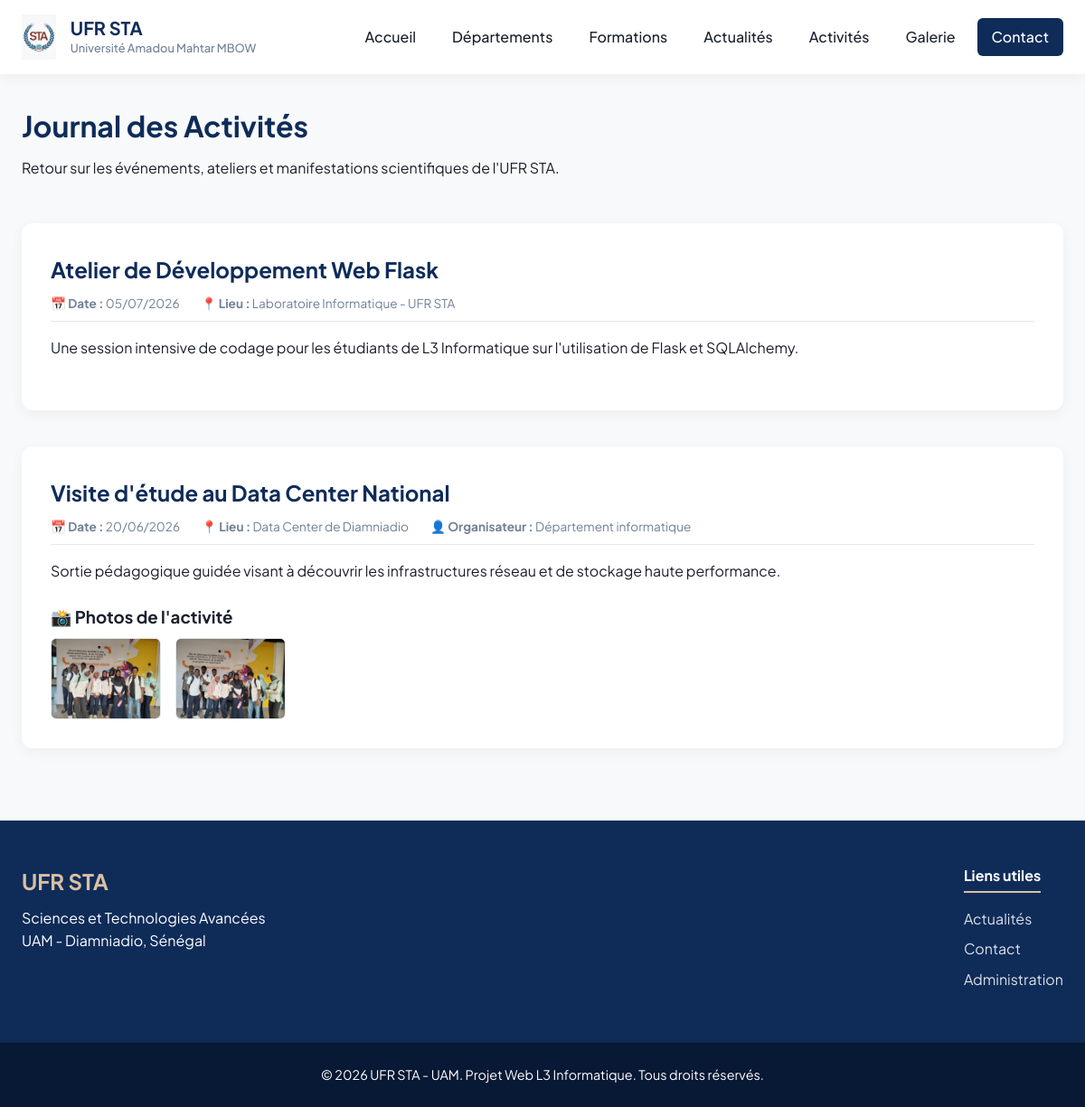
Screenshot of /activites with the database file from the repository.
### models.py (models this page shows)
class Activite(db.Model):
    id = db.Column(db.Integer, primary_key=True)
    titre = db.Column(db.String(200), nullable=False)
    date = db.Column(db.Date, nullable=False)
    lieu = db.Column(db.String(150))
    organisateur = db.Column(db.String(150))
    description = db.Column(db.Text)
    photos = db.relationship('PhotoActivite', backref='activite', lazy=True)

class PhotoActivite(db.Model):
    id = db.Column(db.Integer, primary_key=True)
    nom_fichier= db.Column(db.String(255), nullable=False)
    activite_id = db.Column(db.Integer, db.ForeignKey('activite.id'), nullable=True)
    album_id = db.Column(db.Integer, db.ForeignKey('album.id'), nullable=True)

### app.py (the view)
@app.route('/activites')
def activites():
    activites = Activite.query.order_by(Activite.date.desc()).all()
    return render_template('activités.html', activites=activites)

### templates/activités.html (shortened to what this page needs)
{% extends 'base.html' %}
{% block content %}
<section class="page-header">
    <h1>Journal des Activités</h1>
    <p>Retour sur les événements, ateliers et manifestations scientifiques de l'UFR STA.</p>
</section>
<div class="activities-container">
    {% for activite in activites %}
    <article class="activity-block">
        <div class="activity-header">
            <h2>{{ activite.titre }}</h2>
            <div class="activity-meta">
                <span>📅 <strong>Date :</strong> {{ activite.date.strftime('%d/%m/%Y') }}</span>
                <span>📍 <strong>Lieu :</strong> {{ activite.lieu }}</span>
                {% if activite.organisateur %}
                <span>👤 <strong>Organisateur :</strong> {{ activite.organisateur }}</span>
                {% endif %}
            </div>
        </div>
        <p class="activity-desc">{{ activite.description }}</p>
        {% if activite.photos %}
        <div class="activity-gallery">
            <h3>📸 Photos de l'activité</h3>
            <div class="gallery-mini-grid">
                {% for photo in activite.photos %}
                <img src="{{ url_for('static', filename='uploads/' + photo.nom_fichier) }}" alt="Photo de {{ activite.titre }}" class="gallery-thumb">
                {% endfor %}
            </div>
        </div>
        {% endif %}
    </article>
    {% else %}
    <p>Aucune activité répertoriée pour le moment.</p>
    {% endfor %}
</div>
{% endblock %}

### static/css/style.css (style rules this page uses)
:root { --primary-color: #0f2c59; --secondary-color: #dac0a3; --text-dark: #1a202c; --light-bg: #f8f9fa; --white: #ffffff; --border-color: #e2e8f0; --shadow: 0 4px 15px rgba(0, 0, 0, 0.05); --transition: all 0.3s cubic-bezier(0.4, 0, 0.2, 1); }
* { box-sizing: border-box; margin: 0; padding: 0; }
body { font-family: 'Plus Jakarta Sans', sans-serif; color: var(--text-dark); background-color: var(--light-bg); line-height: 1.6; }
img { max-width: 100%; height: auto; display: block; }
.page-header { margin-bottom: 3rem; }
.page-header h1 { color: var(--primary-color); font-size: 2rem; margin-bottom: 0.5rem; }
.activities-container { display: flex; flex-direction: column; gap: 2.5rem; }
.activity-block { background-color: var(--white); padding: 2rem; border-radius: 12px; box-shadow: var(--shadow); }
.activity-header h2 { color: var(--primary-color); margin-bottom: 0.5rem; }
.activity-meta { display: flex; flex-wrap: wrap; gap: 1.5rem; font-size: 0.85rem; color: #718096; margin-bottom: 1rem; padding-bottom: 0.5rem; border-bottom: 1px solid var(--border-color); }
.activity-desc { color: var(--text-dark); margin-bottom: 1.5rem; }
.gallery-mini-grid { display: grid; grid-template-columns: repeat(auto-fill, minmax(120px, 1fr)); gap: 1rem; margin-top: 0.5rem; }
.gallery-thumb { width: 100%; height: 90px; object-fit: cover; border-radius: 6px; border: 1px solid var(--border-color); }

### rows the page displays
Activite: titre "Atelier de Développement Web Flask", date "05/07/2026", lieu "Laboratoire Informatique - UFR STA", description "Une session intensive de codage pour les étudiants de L3 Informatique sur l'utilisation de Flask et SQLAlchemy."
Activite: titre "Visite d'étude au Data Center National", date "20/06/2026", lieu "Data Center de Diamniadio", organisateur "Département informatique", description "Sortie pédagogique guidée visant à découvrir les infrastructures réseau et de stockage haute performance."
PhotoActivite: nom_fichier (picture)
PhotoActivite: nom_fichier (picture)
